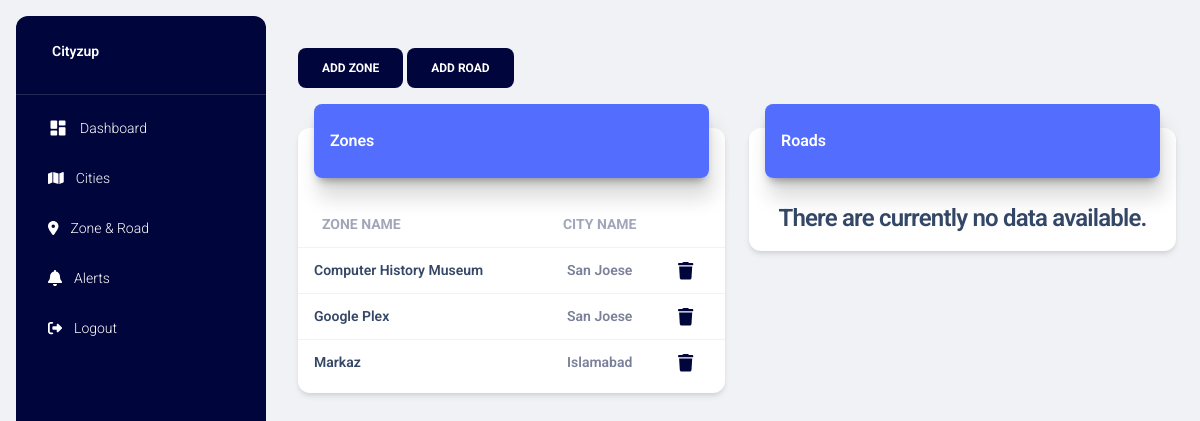
The app's page /zonesandroads/ (signed in), older data.
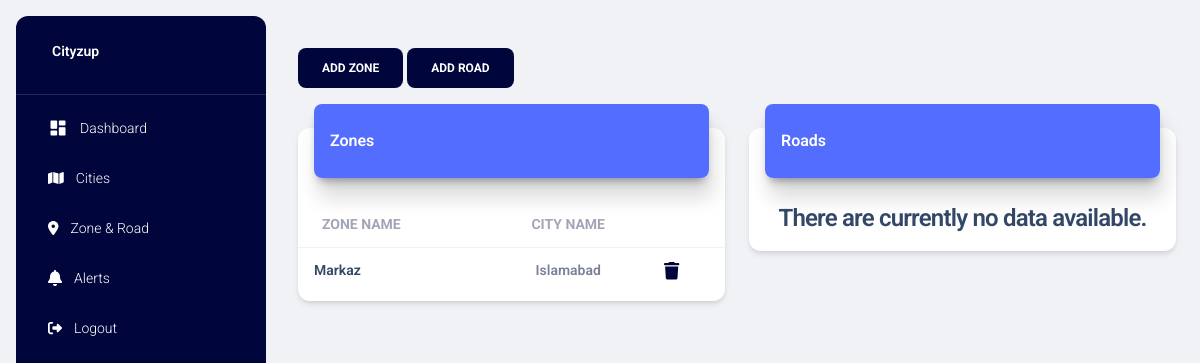
The same page, newer data.
### project/models.py (models this page shows)
class Zone(db.Model):
    z_id = db.Column(db.Integer, primary_key=True)
    z_name = db.Column(db.String(255), nullable=False)
    z_centroid_lat = db.Column(db.Float)
    z_centroid_lng = db.Column(db.Float)
    g_id = db.Column(db.Integer, db.ForeignKey('guide.g_id'), nullable=False)
    guide = db.relationship('Guide', backref=db.backref('zones', lazy=True))
    zone_points = db.relationship('ZonePoint', backref=db.backref('zones', lazy=True), cascade='all, delete-orphan')
    zone_alerts = db.relationship('Alert', backref='zones', lazy=True)

class Guide(db.Model):
    g_id = db.Column(db.Integer, primary_key=True)
    g_title = db.Column(db.String(255), nullable=False)
    g_coins_for_first_alert = db.Column(db.Integer, nullable=False)
    g_coins_for_confirm_alert = db.Column(db.Integer, nullable=False)
    g_coins_for_close_alert = db.Column(db.Integer, nullable=False)

### project/main.py (the view)
@main.route("/zonesandroads/")
@login_required
def zones_and_roads():
    zones = Zone.query.join(Guide).order_by(Guide.g_id.desc()).all()
    roads = Road.query.join(Guide).order_by(Guide.g_id.desc()).all()
    cities = Guide.query.all()
    title = 'Zones & Roads'
    page_title = 'Zones & Roads'
    return render_template('zones_and_roads.html', zones=zones, roads=roads, cities=cities, page_title=page_title, title=title)

### project/models.py (called while the page is built)
@login_manager.user_loader
def load_user(user_id):
    return User.query.get(int(user_id))

### project/templates/zones_and_roads.html (shortened to what this page needs)
{% extends "layout.html" %} {% block title %} {% endblock %} {% block content %}
<div class="container-fluid py-4">
    <div class="row">
        <div class="col-sm-12">
            <button class="btn btn-primary" data-bs-toggle="modal" data-bs-target="#modalAddZone">Add Zone</button>
            <button class="btn btn-primary" data-bs-toggle="modal" data-bs-target="#modalAddRoad">Add Road</button>
        </div>
    </div>
    <div class="row">
        <div class="col-6">
            <div class="card my-4">
                <div class="card-header p-0 position-relative mt-n4 mx-3 z-index-2">
                    <div class="bg-gradient-primary shadow-primary border-radius-lg pt-4 pb-3">
                        <h6 class="text-white text-capitalize ps-3">Zones</h6>
                    </div>
                </div>
                <div class="card-body px-0 pb-2">
                    <div class="table-responsive p-0">
                        {% if zones %}
                        <table class="table align-items-center mb-0">
                            <thead>
                                <tr>
                                    <th class="text-uppercase text-secondary text-sm font-weight-bolder opacity-7">Zone
                                        Name</th>
                                    <th
                                        class="text-center text-uppercase text-secondary text-sm font-weight-bolder opacity-7">
                                        City Name</th>
                                    <th class="text-secondary opacity-7"></th>
                                </tr>
                            </thead>
                            <tbody>
                                {% for zone in zones %}
                                <tr>
                                    <td>
                                        <div class="d-flex px-2 py-1">
                                            <div class="d-flex flex-column justify-content-center">
                                                <a href="#" data-zid="{{zone.z_id}}" data-zname="{{zone.z_name}}"
                                                    class="getZonePoints" data-bs-toggle="modal"
                                                    data-bs-target="#modalShowZonePoints">
                                                    <p class="text-sm font-weight-bold mb-0">{{ zone.z_name }}</p>
                                                </a>
                                            </div>
                                        </div>
                                    </td>
                                    <td class="align-middle text-center text-sm">
                                        <p class="text-sm font-weight-bold mb-0">{{ zone.guide.g_title }}</p>
                                    </td>
                                    <td class="align-middle">
                                        <a href="#" data-zid="{{ zone.z_id }}"
                                            class="text-secondary font-weight-bold text-sm deleteZoneBtn"
                                            data-toggle="tooltip" data-original-title="Delete">
                                            <i class="fa-solid fa-trash fa-lg icon-dark"></i>
                                        </a>
                                    </td>
                                </tr>
                                {% endfor %}
                            </tbody>
                        </table>
                        {% else %}
                        <h4 class="text-center">There are currently no data available.</h4>
                        {% endif %}
                    </div>
                </div>
            </div>
        </div>
        <div class="col-6">
            <div class="card my-4">
                <div class="card-header p-0 position-relative mt-n4 mx-3 z-index-2">
                    <div class="bg-gradient-primary shadow-primary border-radius-lg pt-4 pb-3">
                        <h6 class="text-white text-capitalize ps-3">Roads</h6>
                    </div>
                </div>
                <div class="card-body px-0 pb-2">
                    <div class="table-responsive p-0">
                        {% if roads %}
                        <table class="table align-items-center mb-0">
                            <thead>
                                <tr>
                                    <th class="text-uppercase text-secondary text-sm font-weight-bolder opacity-7">Road
                                        Name</th>
                                    <th
                                        class="text-center text-uppercase text-secondary text-sm font-weight-bolder opacity-7">
                                        City Name</th>
                                    <th class="text-secondary opacity-7"></th>
                                </tr>
                            </thead>
                            <tbody>
                                {% for road in roads %}
                                <tr>
                                    <td>
                                        <div class="d-flex px-2 py-1">
                                            <div class="d-flex flex-column justify-content-center">
                                                <a href="#" data-rid="{{road.r_id}}" data-rname="{{road.r_name}}"
                                                    class="getRoadPoints" data-bs-toggle="modal"
                                                    data-bs-target="#modalShowRoadPoints">
                                                    <p class="text-sm font-weight-bold mb-0">{{ road.r_name }}</p>
                                                </a>
                                            </div>
                                        </div>
                                    </td>
                                    <td class="align-middle text-center text-sm">
                                        <p class="text-sm font-weight-bold mb-0">{{ road.guide.g_title }}</p>
                                    </td>
                                    <td class="align-middle">
                                        <a href="#" data-rid="{{ road.r_id }}"
                                            class="text-secondary font-weight-bold text-sm deleteRoadBtn"
                                            data-toggle="tooltip" data-original-title="Delete">
                                            <i class="fa-solid fa-trash fa-lg icon-dark"></i>
                                        </a>
                                    </td>
                                </tr>
                                {% endfor %}
                            </tbody>
                        </table>
                        {% else %}
                        <h4 class="text-center">There are currently no data available.</h4>
                        {% endif %}
                    </div>
                </div>
            </div>
        </div>
    </div>
</div>
{% endblock %}

### project/templates/layout.html (shortened to what this page needs)
<!DOCTYPE html>
<html lang="en">
<head>
  <link href="{{url_for('static',filename='css/nucleo-icons.css')}}" rel="stylesheet" />
  <link href="{{url_for('static',filename='css/nucleo-svg.css')}}" rel="stylesheet" />
  <link rel="stylesheet" href="{{url_for('static',filename='fontawesome-free-6.3.0-web/css/all.min.css')}}">
  <link id="pagestyle" href="{{url_for('static',filename='css/material-dashboard.css')}}" rel="stylesheet" />
  <link rel="stylesheet" href="{{url_for('static',filename='css/styles.css')}}">
</head>
<body class="g-sidenav-show  bg-gray-200">
  <aside
    class="sidenav navbar navbar-vertical navbar-expand-xs border-0 border-radius-xl my-3 fixed-start ms-3   bg-gradient-dark"
    id="sidenav-main">
    <div class="sidenav-header">
      <a class="navbar-brand m-0" href="">
        <span class="ms-1 font-weight-bold text-white">Cityzup</span>
      </a>
    </div>
    <hr class="horizontal light mt-0 mb-2">
    <div class="collapse navbar-collapse  w-auto  max-height-vh-100" id="sidenav-collapse-main">
      <ul class="navbar-nav">
        <li class="nav-item">
          <a class="nav-link text-white" href="{{ url_for('main.home') }}">
            <div class="text-white text-center me-2 d-flex align-items-center justify-content-center">
              <i class="material-icons opacity-10">dashboard</i>
            </div>
            <span class="nav-link-text ms-1">Dashboard</span>
          </a>
        </li>
        <li class="nav-item">
          <a class="nav-link text-white " href="{{ url_for('main.cities') }}">
            <div class="text-white text-center me-2 d-flex align-items-center justify-content-center">
            </div>
            <span class="nav-link-text ms-1">Cities</span>
          </a>
        </li>
        <li class="nav-item">
          <a class="nav-link text-white" href="{{url_for('main.zones_and_roads')}}">
            <div class="text-white text-center me-2 d-flex align-items-center justify-content-center">
            </div>
            <span class="nav-link-text ms-1">Zone & Road</span>
          </a>
        </li>
        <li class="nav-item">
          <a class="nav-link text-white" href="{{url_for('main.get_alerts_with_user_info')}}">
            <div class="text-white text-center me-2 d-flex align-items-center justify-content-center">
            </div>
            <span class="nav-link-text ms-1">Alerts</span>
          </a>
        </li>
        <li class="nav-item">
          <a class="nav-link text-white " href="{{url_for('auth.logout')}}">
            <div class="text-white text-center me-2 d-flex align-items-center justify-content-center">
            </div>
            <span class="nav-link-text ms-1">Logout</span>
          </a>
        </li>
      </ul>
    </div>
  </aside>
  <main class="main-content position-relative max-height-vh-100 h-100 border-radius-lg ">
    <nav class="navbar navbar-main navbar-expand-lg px-0 mx-4 shadow-none border-radius-xl" id="navbarBlur"
      navbar-scroll="true">
      <div class="container-fluid py-1 px-3">
      </div>
    </nav>
    <div class="">
      {% block content %}{% endblock %}
    </div>
  </main>
</body>
</html>

### project/static/css/styles.css (style rules this page uses)
.bg-gradient-primary { background-image: linear-gradient(195deg, #536dfe 0%, #536dfe 100%); }
.bg-gradient-dark { background-image: linear-gradient(195deg, #00053c 0%, #00053c 100%); }
.btn-primary { background-color: #00053c !important; box-shadow: none; border: none; }
.shadow-primary { box-shadow: 4px 20px 20px rgba(0, 0, 0, 0.14), 0px 7px 10px -5px rgba(0, 0, 0, 0.4) !important }
.icon-dark { color: #00053c; }

### project/templates/layout.html (style rules this page uses)
svg { fill: #f9fafd }
svg { fill: #ffffff }

Row changes from the older to the newer data that the page shows:
removed Zone: z_name "Computer History Museum", guide.g_title "San Joese"
removed Zone: z_name "Google Plex", guide.g_title "San Joese"
